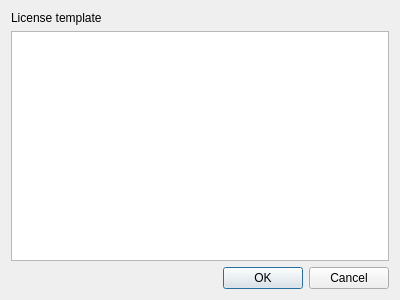
<?xml version="1.0" encoding="UTF-8"?>
<ui version="4.0">
 <class>QTKPluginGeneratorOptionsDialog</class>
 <widget class="QDialog" name="QTKPluginGeneratorOptionsDialog">
  <property name="geometry">
   <rect>
    <x>0</x>
    <y>0</y>
    <width>400</width>
    <height>300</height>
   </rect>
  </property>
  <property name="windowTitle">
   <string>Dialog</string>
  </property>
  <layout class="QVBoxLayout" name="verticalLayout">
   <item>
    <widget class="QLabel" name="label">
     <property name="text">
      <string>License template</string>
     </property>
    </widget>
   </item>
   <item>
    <widget class="QPlainTextEdit" name="licenseEdit"/>
   </item>
   <item>
    <widget class="QDialogButtonBox" name="buttonBox">
     <property name="orientation">
      <enum>Qt::Horizontal</enum>
     </property>
     <property name="standardButtons">
      <set>QDialogButtonBox::Cancel|QDialogButtonBox::Ok</set>
     </property>
    </widget>
   </item>
  </layout>
 </widget>
 <resources/>
 <connections>
  <connection>
   <sender>buttonBox</sender>
   <signal>accepted()</signal>
   <receiver>QTKPluginGeneratorOptionsDialog</receiver>
   <slot>accept()</slot>
   <hints>
    <hint type="sourcelabel">
     <x>248</x>
     <y>254</y>
    </hint>
    <hint type="destinationlabel">
     <x>157</x>
     <y>274</y>
    </hint>
   </hints>
  </connection>
  <connection>
   <sender>buttonBox</sender>
   <signal>rejected()</signal>
   <receiver>QTKPluginGeneratorOptionsDialog</receiver>
   <slot>reject()</slot>
   <hints>
    <hint type="sourcelabel">
     <x>316</x>
     <y>260</y>
    </hint>
    <hint type="destinationlabel">
     <x>286</x>
     <y>274</y>
    </hint>
   </hints>
  </connection>
 </connections>
</ui>
